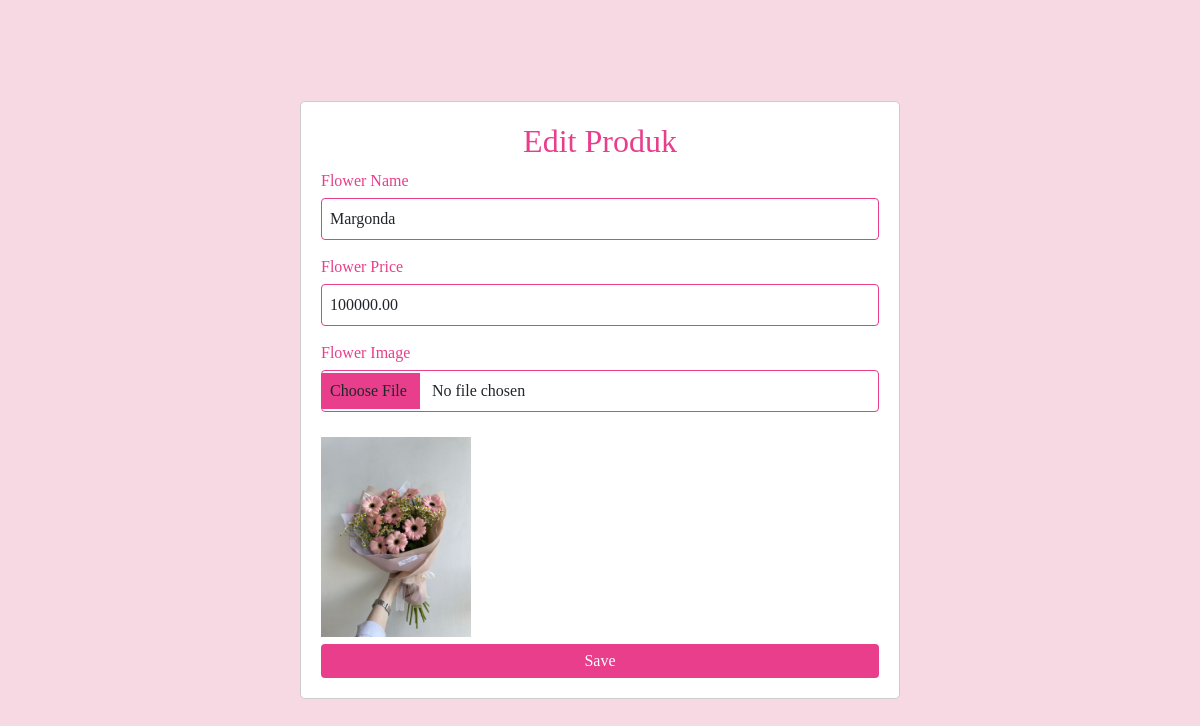
The page /UAP/admin/editproducts.php?id=2 on the database its author committed.
### tables this page shows
CREATE TABLE `products` (
  `id` int(11) NOT NULL,
  `flowerName` varchar(255) NOT NULL,
  `flowerPrice` decimal(10,2) NOT NULL,
  `flowerImage` varchar(255) NOT NULL
);

### UAP/admin/editproducts.php (the view, shortened to what this page needs)
<?php
include '../connect/koneksi.php';
if (isset($_GET['id'])) {
    $id = $_GET['id'];
    $result = $conn->query("SELECT * FROM products WHERE id=$id");
    $product = $result->fetch_assoc();
}
?>
<!DOCTYPE html>
<html lang="en">
<head>
    <link rel="stylesheet" href="https://cdn.jsdelivr.net/npm/bootstrap@5.3.3/dist/css/bootstrap.min.css">
</head>
<body>
    <div class="container">
    <h2>Edit Produk</h2>
        <form action="updateproducts.php" method="POST" enctype="multipart/form-data">
                <label for="flowerName">Flower Name</label>
                <input type="text" class="form-control" id="flowerName" name="flowerName" value="<?php echo $product['flowerName']; ?>" required>
                <label for="flowerPrice">Flower Price</label>
                <input type="number" class="form-control" id="flowerPrice" name="flowerPrice" value="<?php echo $product['flowerPrice']; ?>" required>
                <label for="flowerImage">Flower Image</label>
                <input type="file" class="form-control" id="flowerImage" name="flowerImage">
                <img src="flower/<?php echo $product['flowerImage']; ?>" alt="<?php echo $product['flowerName']; ?>" style="width: 150px; margin-top: 10px;">
                <button type="submit">Save</button>
        </form>
    </div>
</body>
</html>

### UAP/admin/editproducts.php (style rules this page uses)
* { font-family: 'Lucida Sans'; }
body, html { height: 100%; margin: 0; display: flex; flex-direction: column; background-color: #f7d9e3; }
.container { max-width: 600px; margin: auto; margin-top: auto; padding: 20px; border: 1px solid #ccc; border-radius: 5px; background-color: white; }
h2 { text-align: center; color: #e83e8c; }
label { margin-bottom: 5px; display: block; color: #e83e8c; }
input[type="text"], input[type="number"], input[type="file"] { width: 100%; padding: 8px; margin-bottom: 15px; border: 1px solid #e83e8c; border-radius: 4px; box-sizing: border-box; }
button { background-color: #e83e8c; color: white; padding: 5px 20px; margin-top: 7px; border: none; border-radius: 4px; cursor: pointer; width: 100%; }

### rows shown on the page
products: flowerName "Margonda", flowerPrice "100000.00", flowerImage (picture)
